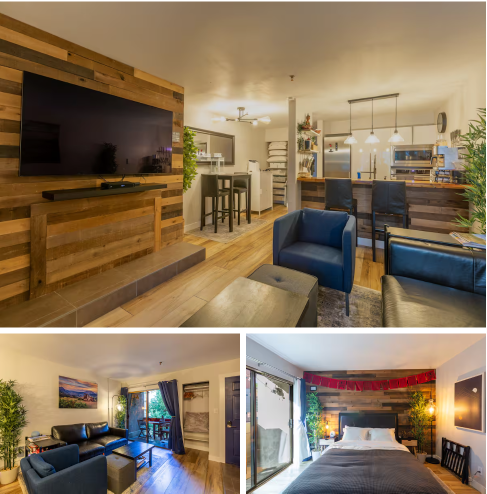
#> input picture knowledge/guides/airbnb-1.png, 973 x 987 px (shown at 1/2 size)
$ python split_airbnb_images.py
#> lines starting #> are read from the running program, lines starting #| are printed output that depends on the picture
import os
import glob
from typing import Tuple, List
from PIL import Image

ROOT = os.path.dirname(os.path.dirname(__file__))
SRC_DIR = os.path.join(ROOT, "knowledge")
OUT_DIR = os.path.join(ROOT, "knowledge", "content", "images")

os.makedirs(OUT_DIR, exist_ok=True)


def find_white_band(projection: List[float], min_width: int, vicinity: Tuple[int, int]) -> Tuple[int, int]:
    """
    Find the widest high-brightness band within [vicinity_start, vicinity_end).
    Returns (start, end). If not found, returns (-1, -1).
    """
    vstart, vend = vicinity
    vstart = max(0, vstart)
    vend = min(len(projection), vend)

    # Normalize projection to [0, 1]
    segment = projection[vstart:vend] if vstart < vend else []
    if not segment:
        return (-1, -1)
    minv = min(segment)
    maxv = max(segment)
    denom = (maxv - minv) if (maxv - minv) != 0 else 1.0
    proj = [(p - minv) / denom for p in projection]

    # Threshold as 90th percentile inside vicinity to adapt to lighting
    s_sorted = sorted(proj[vstart:vend])
    idx = max(0, int(0.9 * (len(s_sorted) - 1)))
    thr = s_sorted[idx] if s_sorted else 0.95
    mask = [1 if p >= thr else 0 for p in proj]

    # Scan for longest contiguous run >= min_width inside vicinity
    best_len = 0
    best = (-1, -1)
    run_start = None
    for i in range(vstart, vend):
        if mask[i]:
            if run_start is None:
                run_start = i
        else:
            if run_start is not None:
                run_len = i - run_start
                if run_len >= min_width and run_len > best_len:
                    best_len = run_len
                    best = (run_start, i)
                run_start = None
    if run_start is not None:
        run_len = vend - run_start
        if run_len >= min_width and run_len > best_len:
            best = (run_start, vend)
    return best


essential_glob = os.path.join(SRC_DIR, "**", "airbnb-*.png")

def split_image(path: str) -> None:
#> called with path = 'knowledge/guides/airbnb-1.png'
    img = Image.open(path).convert("RGB")
    w, h = img.size
#> w = 973; h = 987
    # Convert to grayscale once
    gray = img.convert("L")
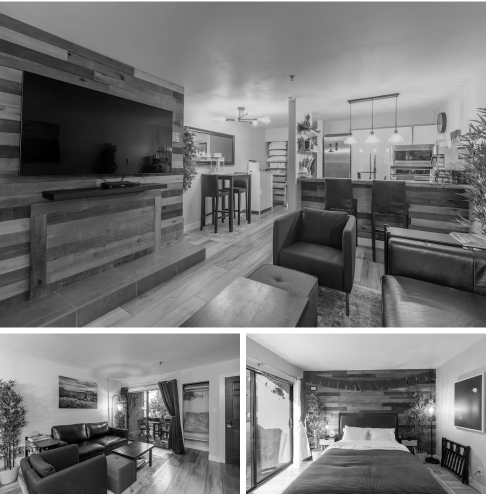
#> gray: PIL image 973x987 L (shown at 1/2 size); min 0, max 255, mean 118.6
    px = gray.load()

    # Horizontal projection for row gutter (mean brightness per row)
    row_proj: List[float] = []
    for y in range(h):
        s = 0
        for x in range(w):
            s += px[x, y]
        row_proj.append(s / float(w))
#> after the loop, row_proj = 987 values, max 255 at index 0, min 70.82 at index 382, mean 118.6

    # Expect the row gutter roughly around 60-75% of height (after big image)
    gutter_h_start, gutter_h_end = find_white_band(
        row_proj,
        min_width=max(4, h // 500),
        vicinity=(int(h * 0.5), int(h * 0.9)),
    )
#> in find_white_band, `vend = min(len(projection), vend)`: vend = 888
#> in find_white_band, `segment = projection[vstart:vend] if vstart < vend else []`: segment = 395 values, max 255 at index 162, min 81.78 at index 55, mean 128.3
#> in find_white_band, `minv = min(segment)`: minv = 81.78
#> in find_white_band, `maxv = max(segment)`: maxv = 255
#> in find_white_band, `denom = (maxv - minv) if (maxv - minv) != 0 else 1.0`: denom = 173.2
#> in find_white_band, `proj = [(p - minv) / denom for p in projection]`: proj = 987 values, max 1 at index 0, min -0.0633 at index 382, mean 0.213
#> in find_white_band, `s_sorted = sorted(proj[vstart:vend])`: s_sorted = 395 values from 0 to 1
#> in find_white_band, `idx = max(0, int(0.9 * (len(s_sorted) - 1)))`: idx = 354
#> in find_white_band, `thr = s_sorted[idx] if s_sorted else 0.95`: thr = 0.556
#> in find_white_band, `mask = [1 if p >= thr else 0 for p in proj]`: mask = 987 values, max 1 at index 0, min 0 at index 3, mean 0.0446
#> after the loop in find_white_band, `for i in range(vstart, vend):`: best_len = 41
#> gutter_h_start = 655; gutter_h_end = 696

    if gutter_h_start == -1:
        # Fallback: pick brightest band anywhere as last resort
        gutter_h_start, gutter_h_end = find_white_band(
            row_proj, min_width=max(3, h // 700), vicinity=(0, h)
        )

    # Define top and bottom boxes excluding the gutter with a 1px pad
    pad = 1
    top_box = (0, 0, w, max(0, gutter_h_start - pad)) if gutter_h_start != -1 else (0, 0, w, h // 2)
#> top_box = (0, 0, 973, 654)
    bottom_y0 = min(h, (gutter_h_end + pad)) if gutter_h_end != -1 else h // 2
#> bottom_y0 = 697
    bottom_box = (0, bottom_y0, w, h)
#> bottom_box = (0, 697, 973, 987)

    # Now inside the bottom region, locate vertical gutter
    y0, y1 = bottom_box[1], bottom_box[3]
#> y0 = 697; y1 = 987
    # Column projection within bottom region
    col_proj: List[float] = []
    for x in range(w):
        s = 0
        for y in range(y0, y1):
            s += px[x, y]
        col_proj.append(s / float(max(1, (y1 - y0))))
#> after the loop, col_proj = 973 values, max 255 at index 480, min 69.59 at index 479, mean 126.8
    gutter_v_start, gutter_v_end = find_white_band(
        col_proj,
        min_width=max(4, w // 700),
        vicinity=(int(w * 0.35), int(w * 0.65)),
    )
#> gutter_v_start = 587; gutter_v_end = 600

    if gutter_v_start == -1:
        gutter_v_start, gutter_v_end = find_white_band(
            col_proj, min_width=max(3, w // 900), vicinity=(0, w)
        )

    left_box = (0, bottom_box[1], max(0, gutter_v_start - pad), bottom_box[3]) if gutter_v_start != -1 else (0, bottom_box[1], w // 2, bottom_box[3])
#> left_box = (0, 697, 586, 987)
    right_x0 = bottom_box[0] + (gutter_v_end + pad if gutter_v_end != -1 else w // 2)
#> right_x0 = 601
    right_box = (right_x0, bottom_box[1], w, bottom_box[3])
#> right_box = (601, 697, 973, 987)

    # Crop
    top_img = img.crop(top_box)
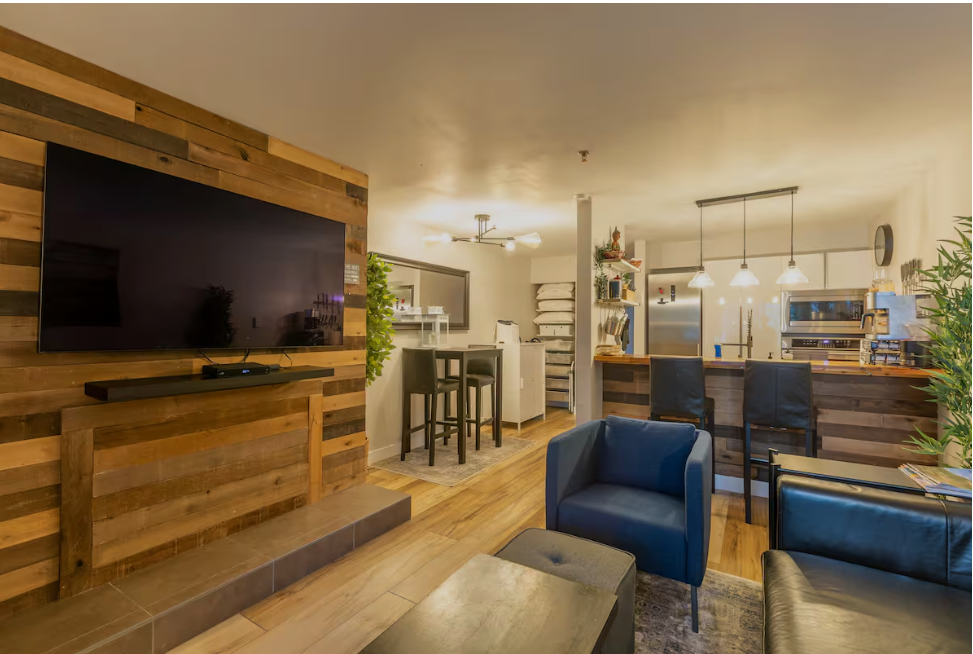
#> top_img: PIL image 973x654 RGB; mean R, G, B 128.9, 106.5, 75.6
    left_img = img.crop(left_box)
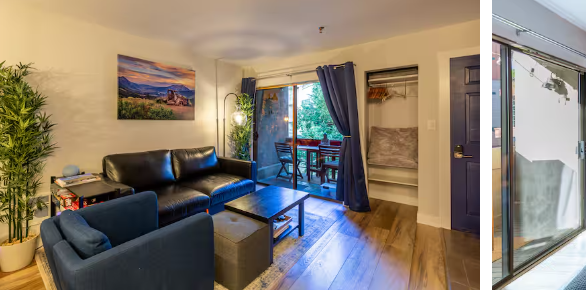
#> left_img: PIL image 586x290 RGB; mean R, G, B 139.3, 127.9, 113.1
    right_img = img.crop(right_box)
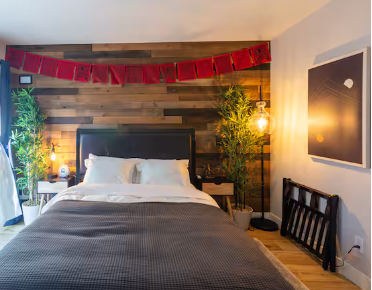
#> right_img: PIL image 372x290 RGB; mean R, G, B 136.1, 114.1, 99.8

    base = os.path.splitext(os.path.basename(path))[0]

    out1 = os.path.join(OUT_DIR, f"{base}-1.png")
    out2 = os.path.join(OUT_DIR, f"{base}-2.png")
    out3 = os.path.join(OUT_DIR, f"{base}-3.png")

    top_img.save(out1)
    left_img.save(out2)
    right_img.save(out3)
    print(f"Saved: {out1}, {out2}, {out3}")


def main():
    files = sorted(glob.glob(essential_glob))
    if not files:
        print(f"No files found at {essential_glob}")
        return
    for f in files:
        try:
            split_image(f)
        except Exception as e:
            print(f"Error splitting {f}: {e}")


if __name__ == "__main__":
    main()
